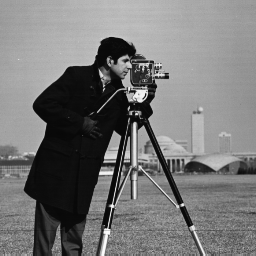
#> input picture Fotos/cameraman.png, 256 x 256 px, found by its file name
$ python 51_ruido_movimiento.py
#> lines starting #> are read from the running program, lines starting #| are printed output that depends on the picture

import cv2
import numpy as np
import numpy.matlib
import matplotlib.pyplot as plt
from matplotlib import cm

def ruido_movimiento(f,a,b,T):

  F =np.fft.fft2(f)   # Espectro
  m,n = F.shape

  rx  = np.linspace(-1, 1, m)
  ry  = np.linspace(-1, 1, n)
  U,V = np.meshgrid(rx, rx)

  #ecuacion de movimiento
  UV=U*a+V*b

  H= T * np.sinc(np.pi*UV)*np.exp(-1j*np.pi*UV)
  H= np.fft.fftshift(H)

  #aplicacion del filtro
  FT = H*F
  ft = np.real(np.fft.ifft2(FT))

  return ft


img = cv2.imread('cameraman.png')
#> img is the input picture: shape (256, 256, 3); min 7, max 253, mean 118.7
gray = cv2.cvtColor(img,cv2.COLOR_BGR2GRAY)
gray = cv2.normalize(gray.astype('float'), None, 0.0, 1.0, cv2.NORM_MINMAX)

a=10
b=4
T=1
f= gray

output = ruido_movimiento(f,a,b,T)
#> in ruido_movimiento, `ft = np.real(np.fft.ifft2(FT))`:
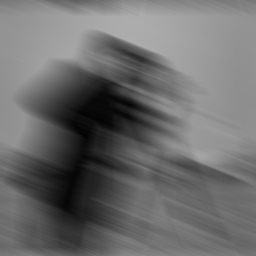
#> ft: shape (256, 256) float64; min 0.0125, max 0.684, mean 0.426

cv2.imshow('Ruido Movimiento', output)
cv2.waitKey(0)
